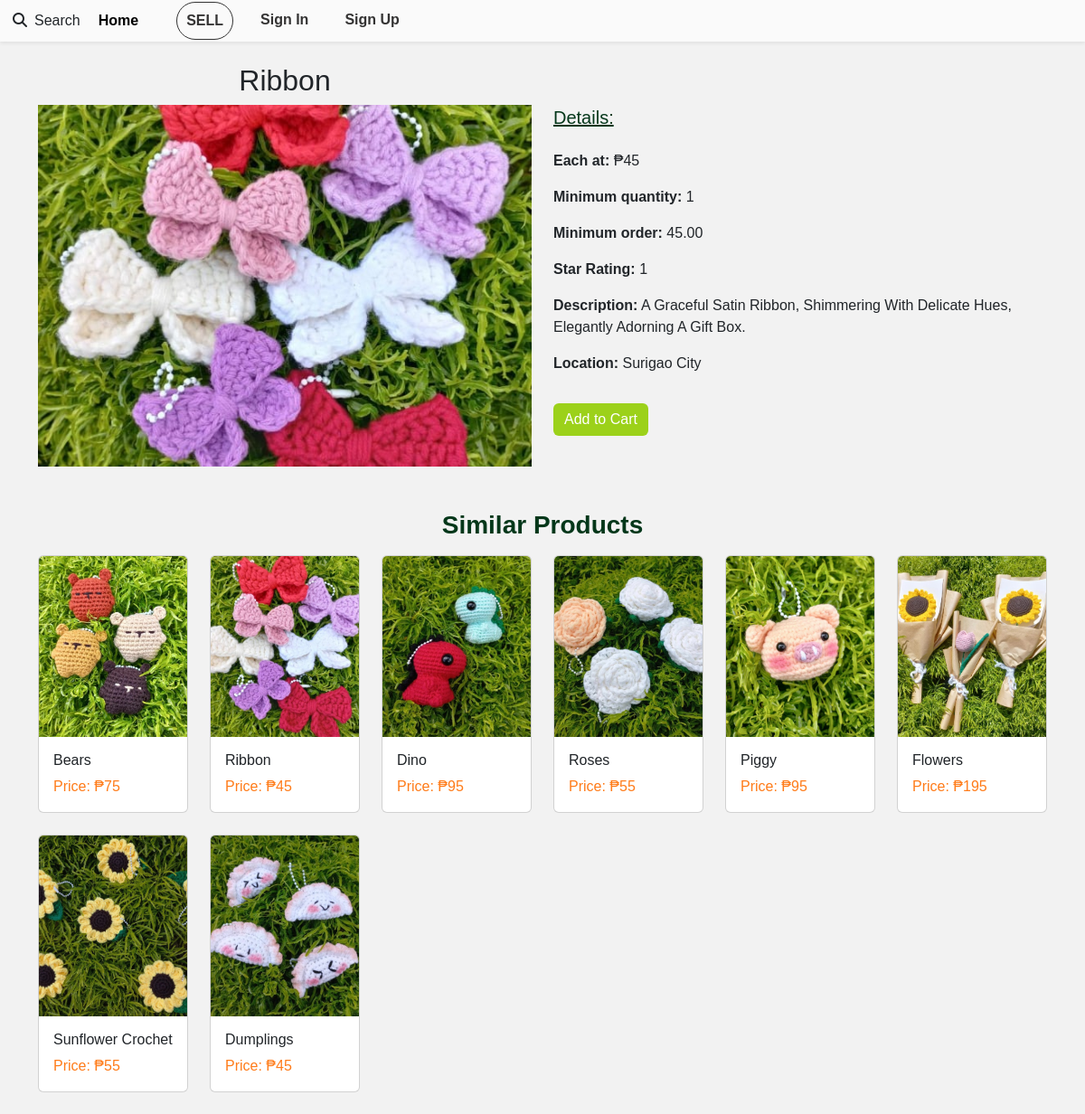
/product_details/36/, run on the app's committed database.
### product/models.py (models this page shows, shortened)
class Product(models.Model):
    CATEGORIES = (
        ('Crochets', 'Crochets'),
        ('Crochet Bundles', 'Crochet Bundles'),
        ('Donmac', 'Donmac')
    )
    STARS = (
        ('1', '1'),
        ('2', '2'),
        ('3', '3'),
        ('4', '4'),
        ('5', '5')
    )
    owner = models.ForeignKey(User, on_delete=models.CASCADE)
    name = models.CharField(max_length=30)
    category = models.CharField(max_length=25, default="crochets", choices=CATEGORIES)
    quantity = models.IntegerField(default=5)
    description = models.CharField(max_length=200)
    image = models.ImageField(upload_to="products")
    price = models.IntegerField()
    star = models.CharField(max_length=15, default='1', choices=STARS)
    location = models.CharField(max_length=50)
    unit_price = models.DecimalField(max_digits=10, decimal_places=2, blank=True, null=True)

### product/views.py (the view)
# urls.py: path('product_details/<int:id>/', views.product_details, name='product_details'),
def product_details(request, id):
    product = Product.objects.get(id=id)
    items = Product.objects.filter(category=product.category)
    return render(request, "product/product_details.html", {'product': product, 'items': items,})

### product/templates/product/product_details.html (shortened to what this page needs)
{% extends 'Account/base.html' %}
{% block content %}
<div class="container mt-4">
    <div class="row">
        <div class="col-md-6">
            <div class="text-center">
            <h2 class="text-capitalize" >{{ product.name }}</h2>
                <img class="img-fluid" src="{{ product.image.url }}" alt="{{ product.name }}" style="height: 400px; object-fit: cover; width: 100%;">
            </div>
        </div>
        <div class="col-md-6 mt-5">
            <h5 class="text-decoration-underline mb-4" style="color: #04371a;">Details:</h5>
            <p> <strong class="fw-bold">Each at:</strong> ₱{{ product.price }}</p>
            <p> <strong class="fw-bold">Minimum quantity:</strong> {{ product.quantity }}</p>
            <p> <strong class="fw-bold">Minimum order:</strong> {{ product.unit_price }}</p>
            <p> <strong class="fw-bold">Star Rating:</strong> {{ product.star }}</p>
            <p class="text-capitalize"> <strong class="fw-bold">Description:</strong> {{ product.description }}</p>
            <p class="text-capitalize"> <strong class="fw-bold">Location:</strong > {{ product.location }}</p>
            {% if request.user.username != product.owner.username %}
                <a href="{% url 'cart:addtocart' product.id %}" class="btn btn-primary mt-3 border-0" style="background-color: #9cd11a;">Add to Cart</a>
            {% endif %}
        </div>
    </div>
    <h3 class="mt-5 text-center display-8 fw-bold mb-3" style="color: #04371a;">Similar Products</h3>
    <div class="row">
        {% for item in items %}
            <div class="col-md-2 mb-4">
                <div class="card">
                    <a  class="text-decoration-none" href="{% url 'product:product_details' item.id %}">
                        <img class="card-img-top" src="{{ item.image.url }}" alt="{{ item.name }}" style="height: 200px; object-fit: cover; width: 100%;">
                        <div class="card-body">
                            <h2 class="card-title fs-6 text-capitalize text-dark">{{ item.name }}</h2>
                            <p class="card-text" style="color: #ff7c1a;">Price: ₱{{ item.price }}</p>
                        </div>
                    </a>
                </div>
            </div>
        {% endfor %}
    </div>
</div>
{% endblock %}

### Account/templates/Account/base.html (style rules this page uses)
body, p, h1, h2, h3, h4, h5, h6, span, div, a, li, ul, ol, button, input, select, textarea { font-family: 'Montserrat', sans-serif; }
body { background-color: #f2f2f2; background-repeat: no-repeat; background-size: cover; }

### data on the page
Product: name "Ribbon", image (picture), price "45", quantity "1", unit_price "45.00", star "1", description "A Graceful Satin Ribbon, Shimmering With Delicate Hues, Elegantly Adorning A Gift Box.", location "Surigao City"
Product: image (picture), name "Bears", price "75"
Product: image (picture), name "Dino", price "95"
Product: image (picture), name "Roses", price "55"
Product: image (picture), name "Piggy", price "95"
Product: image (picture), name "Flowers", price "195"
Product: image (picture), name "Sunflower Crochet", price "55"
Product: image (picture), name "Dumplings", price "45"
